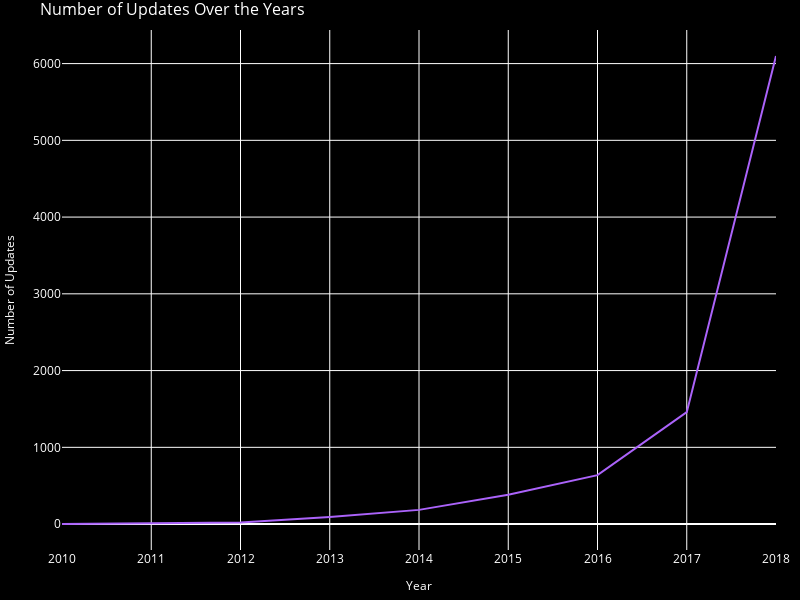

Here is the notebook cell this chart was saved with:
### Code cell
# Updates Per Year Plot
updates_per_year = apps_df['Last Updated'].dt.year.value_counts().sort_index()
fig6 = px.line(
    x=updates_per_year.index,
    y=updates_per_year.values,
    labels={'x': 'Year', 'y': 'Number of Updates'},
    title='Number of Updates Over the Years',
    color_discrete_sequence=['#AB63FA'],
    width=plot_width,
    height=plot_height
)
fig6.update_layout(
    plot_bgcolor=plot_bg_color,
    paper_bgcolor=plot_bg_color,
    font_color=text_color,
    title_font=title_font,
    xaxis=dict(title_font=axis_font),
    yaxis=dict(title_font=axis_font),
    margin=dict(l=10, r=10, t=30, b=10)
)
fig6.show()
save_plot_as_html(fig6, "Updates Graph 6.html", "Updates have been increasing over the years, showing that developers are actively maintaining and improving their apps.")

### Figure 1 — Plotly figure (JSON) as saved in the notebook; plotly's stock layout.template omitted (floating-point values rounded to 4 significant figures)
{"data": [{"hovertemplate": "Year=%{x}<br>Number of Updates=%{y}<extra></extra>", "legendgroup": "", "line": {"color": "#AB63FA", "dash": "solid"}, "marker": {"symbol": "circle"}, "mode": "lines", "name": "", "orientation": "v", "showlegend": false, "type": "scatter", "x": [2010, 2011, 2012, 2013, 2014, 2015, 2016, 2017, 2018], "xaxis": "x", "y": [1, 15, 21, 92, 185, 383, 638, 1458, 6099], "yaxis": "y"}], "layout": {"font": {"color": "white"}, "height": 600, "legend": {"tracegroupgap": 0}, "margin": {"b": 10, "l": 10, "r": 10, "t": 30}, "paper_bgcolor": "black", "plot_bgcolor": "black", "title": {"font": {"size": 16}, "text": "Number of Updates Over the Years"}, "width": 800, "xaxis": {"anchor": "y", "domain": [0, 1], "title": {"font": {"size": 12}, "text": "Year"}}, "yaxis": {"anchor": "x", "domain": [0, 1], "title": {"font": {"size": 12}, "text": "Number of Updates"}}}}
